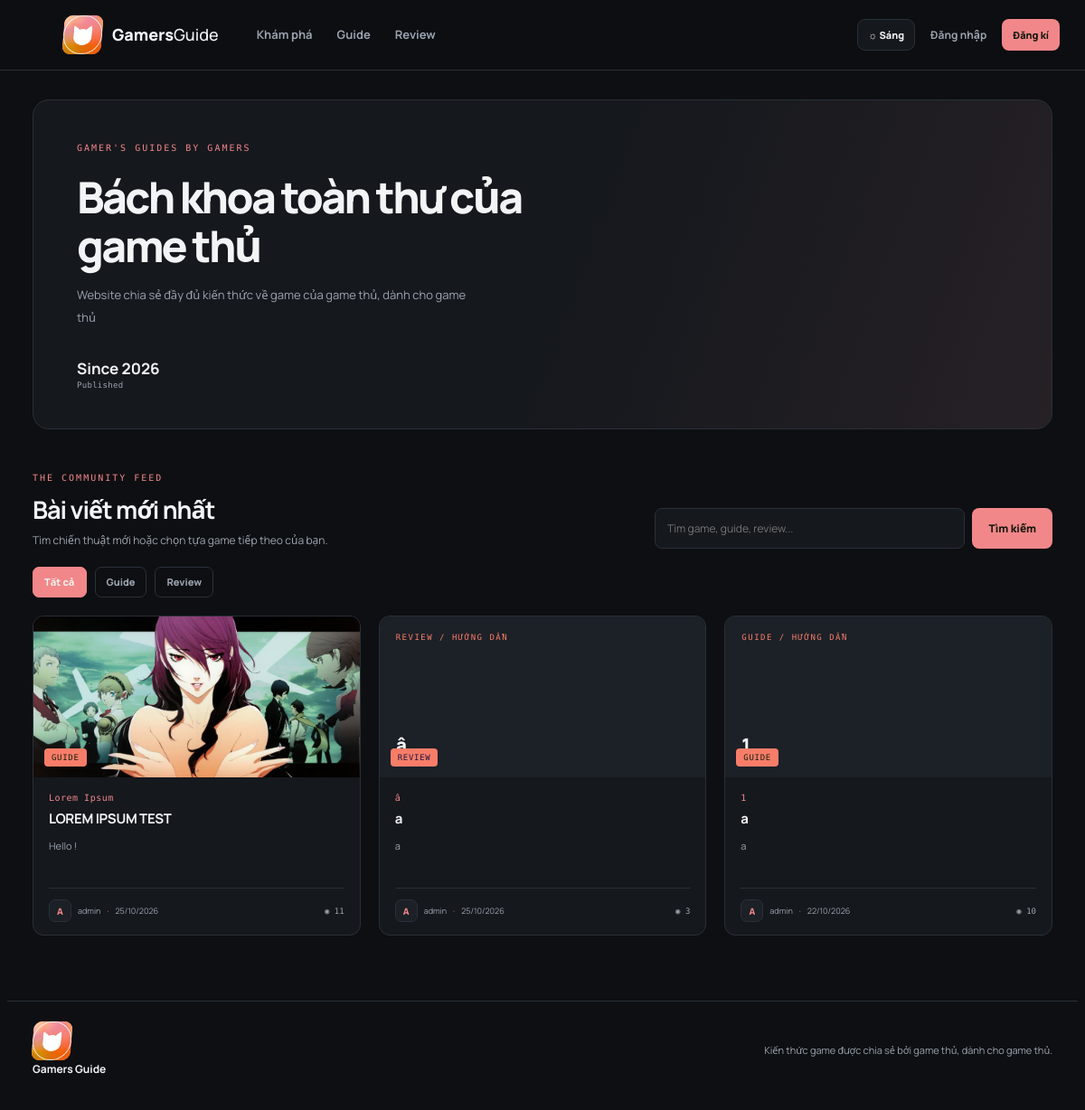
The page / on the database its author committed.
### guides/models.py (models this page shows, shortened)
class Post(models.Model):
    class PostType(models.TextChoices):
        GUIDE = "guide", "Guide"
        REVIEW = "review", "Review"
    class Status(models.TextChoices):
        DRAFT = "draft", "Bản nháp"
        PUBLISHED = "published", "Đã xuất bản"
    author = models.ForeignKey(settings.AUTH_USER_MODEL, on_delete=models.CASCADE, related_name="game_posts")
    post_type = models.CharField("Loại bài", max_length=10, choices=PostType.choices, default=PostType.GUIDE)
    title = models.CharField("Tiêu đề", max_length=180)
    slug = models.SlugField(max_length=200, blank=True)
    game_name = models.CharField("Tên game", max_length=100, blank=True)
    excerpt = models.CharField("Tóm tắt", max_length=280)
    content = models.TextField("Nội dung")
    cover = models.ImageField("Ảnh bìa", upload_to="covers/", blank=True, null=True)
    status = models.CharField("Trạng thái", max_length=12, choices=Status.choices, default=Status.PUBLISHED)
    created_at = models.DateTimeField("Ngày tạo", auto_now_add=True)
    updated_at = models.DateTimeField("Cập nhật", auto_now=True)
    views = models.PositiveIntegerField("Lượt xem", default=0)
    class Meta:
        ordering = ["-created_at"]
        verbose_name = "bài viết"
        verbose_name_plural = "bài viết"
    def get_absolute_url(self):
        return reverse("post_detail", kwargs={"slug": self.slug})

### guides/views.py (the view)
# urls.py: path("", views.home, name="home"),
def home(request):
    posts = Post.objects.filter(status=Post.Status.PUBLISHED).select_related("author")
    kind = request.GET.get("type", "")
    if kind in ("guide", "review"):
        posts = posts.filter(post_type=kind)
    query = request.GET.get("q", "").strip()
    if query:
        posts = posts.filter(Q(title__icontains=query) | Q(game_name__icontains=query) |
                             Q(excerpt__icontains=query) | Q(content__icontains=query))
    page_obj = Paginator(posts, 9).get_page(request.GET.get("page"))
    return render(request, "guides/home.html", {"page_obj": page_obj, "kind": kind, "query": query})

### templates/guides/home.html (shortened to what this page needs)
{% extends "base.html" %}
{% block content %}
<section class="hero">
  <div class="hero-copy">
    <div class="eyebrow">GAMER'S GUIDES BY GAMERS</div>
    <h1>Bách khoa toàn thư của game thủ<br></h1>
    <p>Website chia sẻ đầy đủ kiến thức về game của game thủ, dành cho game thủ</p>
    <div class="hero-stats"><div><strong>Since 2026</strong><span>Published</span></div></div>
  </div>
</section>
<section class="section-head">
  <div><div class="eyebrow">THE COMMUNITY FEED</div><h2>{% if kind == 'guide' %}Guide nổi bật{% elif kind == 'review' %}Review từ game thủ{% else %}Bài viết mới nhất{% endif %}</h2><p class="muted">Tìm chiến thuật mới hoặc chọn tựa game tiếp theo của bạn.</p></div>
  <form class="search-form" method="get" action="{% url 'home' %}">
    <input name="q" value="{{ query }}" placeholder="Tìm game, guide, review..." aria-label="Tìm kiếm">
    <button class="btn btn-primary" type="submit">Tìm kiếm</button>
  </form>
</section>
<div class="filter-row">
  <a class="filter-chip {% if not kind %}active{% endif %}" href="{% url 'home' %}">Tất cả</a>
  <a class="filter-chip {% if kind == 'guide' %}active{% endif %}" href="{% url 'home' %}?type=guide">Guide</a>
  <a class="filter-chip {% if kind == 'review' %}active{% endif %}" href="{% url 'home' %}?type=review">Review</a>
</div>
{% if page_obj.object_list %}
<div class="post-grid">
{% for post in page_obj %}
  <article class="post-card">
    <a class="cover-link" href="{{ post.get_absolute_url }}">
      {% if post.cover %}<img class="post-cover" src="{{ post.cover.url }}" alt="Ảnh bìa {{ post.title }}">
      {% else %}<div class="cover-placeholder cover-{{ forloop.counter|add:'0'|divisibleby:3|yesno:'three,one' }}"><span class="cover-code">{{ post.post_type|upper }} / HƯỚNG DẪN</span><span class="cover-title">{{ post.game_name|default:"PLAYER GUIDE" }}</span></div>{% endif %}
      <span class="type-label {{ post.post_type }}">{{ post.get_post_type_display }}</span>
    </a>
    <div class="post-card-body">
      {% if post.game_name %}<div class="game-tag">{{ post.game_name }}</div>{% endif %}
      <h3><a href="{{ post.get_absolute_url }}">{{ post.title }}</a></h3>
      <p class="excerpt">{{ post.excerpt }}</p>
      <div class="card-meta"><span class="avatar">{{ post.author.username|slice:":1"|upper }}</span><span>{{ post.author.username }}</span><span class="dot-sep">·</span><span>{{ post.created_at|date:"d/m/Y" }}</span><span class="views">◉ {{ post.views }}</span></div>
    </div>
  </article>
{% endfor %}
</div>
{% else %}
<div class="empty-state"><div class="empty-icon">⌕</div><h3>Chưa tìm thấy bài viết</h3><p>Thử từ khóa khác hoặc quay lại xem tất cả bài viết.</p><a class="btn btn-primary" href="{% url 'home' %}">Xem bài mới nhất</a></div>
{% endif %}
{% endblock %}

### templates/base.html (shortened to what this page needs)
  {% load static %}
<!doctype html>
<html lang="vi" data-theme="dark">
<head>
  <link rel="stylesheet" href="{% static 'css/site.css' %}">
</head>
<body>
<header class="topbar">
  <div class="nav-wrap">
    <a class="brand" href="{% url 'home' %}"><a class="brand" href="{% url 'home' %}">
    <img class="brand-mark" src="{% static 'images/logo.png' %}" alt="GG Den Logo">
    <span>Gamers<span class="brand-light">Guide</span></span>
    </a></a>
    <nav class="nav-links">
      <a href="{% url 'home' %}">Khám phá</a>
      <a href="{% url 'home' %}?type=guide">Guide</a>
      <a href="{% url 'home' %}?type=review">Review</a>
    </nav>
    <div class="nav-actions">
      <button class="theme-toggle" type="button" id="themeToggle" aria-label="Chuyển giao diện">☼ / ☾</button>
      {% if user.is_authenticated %}
        <a class="nav-muted" href="{% url 'my_posts' %}">Bài của tôi</a>
        <a class="btn btn-primary btn-small" href="{% url 'post_create' %}">＋ Viết bài</a>
        <form class="inline-form" method="post" action="{% url 'logout' %}">{% csrf_token %}<button class="link-button" type="submit">Đăng xuất</button></form>
      {% else %}
        <a class="nav-muted" href="{% url 'login' %}">Đăng nhập</a>
        <a class="btn btn-primary btn-small" href="{% url 'register' %}">Đăng kí</a>
      {% endif %}
    </div>
  </div>
</header>
<main class="page-shell">
  {% block content %}{% endblock %}
</main>
<footer class="footer"><div><img class="brand-mark" src="{% static 'images/logo.png' %}" alt="GG Den Logo"> <strong>Gamers Guide</strong> </div><p>Kiến thức game được chia sẻ bởi game thủ, dành cho game thủ.</p></footer>
</body>
</html>

### rows shown on the page
Post: cover (picture), post_type "GUIDE", game_name "Lorem Ipsum", title "LOREM IPSUM TEST", excerpt "Hello !", author.username "A", author.username "admin", created_at "25/10/2026", views "11"
Post: post_type "REVIEW", game_name "â", title "a", excerpt "a", author.username "A", author.username "admin", created_at "25/10/2026", views "3"
Post: post_type "GUIDE", game_name "1", title "a", excerpt "a", author.username "A", author.username "admin", created_at "22/10/2026", views "10"
